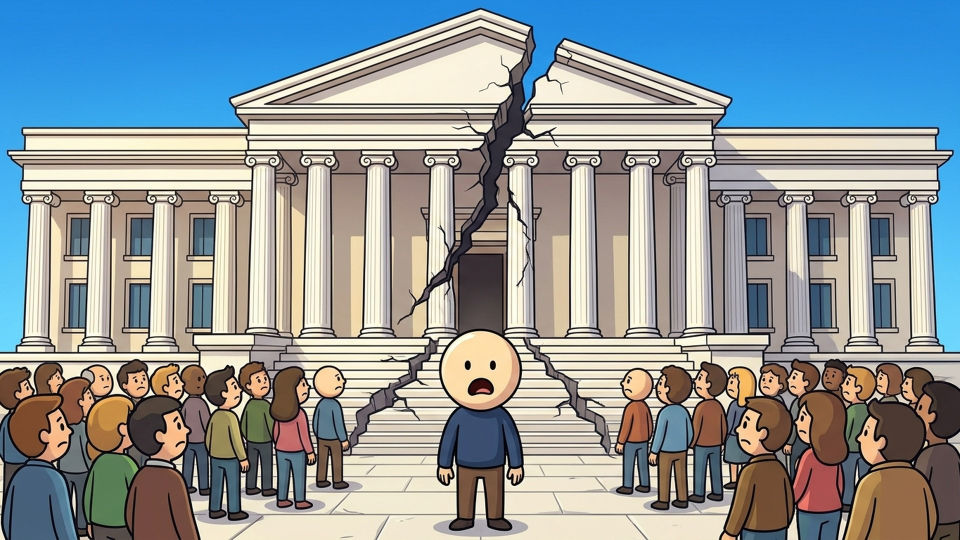
#> input picture mg/yt_bank11/img/01.jpg, 1920 x 1080 px (shown at 1/2 size)
$ python keyout.py ../yt_bank11/img/01.jpg ../yt_bank11/img/02.jpg 100
#> lines starting #> are read from the running program, lines starting #| are printed output that depends on the picture; after the words box and inside, x2 and y2 are one past the last pixel; in counts of white or black regions, pixels touching at a corner belong together
# Stellt Gemini-Objekte auf Magenta-Hintergrund frei -> PNG mit Alpha (quadratisch, zentriert).
# Nutzung: python3 mg/lib/keyout.py quelle.jpg ziel.png [size]
import sys
import numpy as np
from PIL import Image, ImageFilter

src, dst = sys.argv[1], sys.argv[2]
size = int(sys.argv[3]) if len(sys.argv) > 3 else 1024
im = np.asarray(Image.open(src).convert("RGB")).astype(np.float32)
r, g, b = im[..., 0], im[..., 1], im[..., 2]
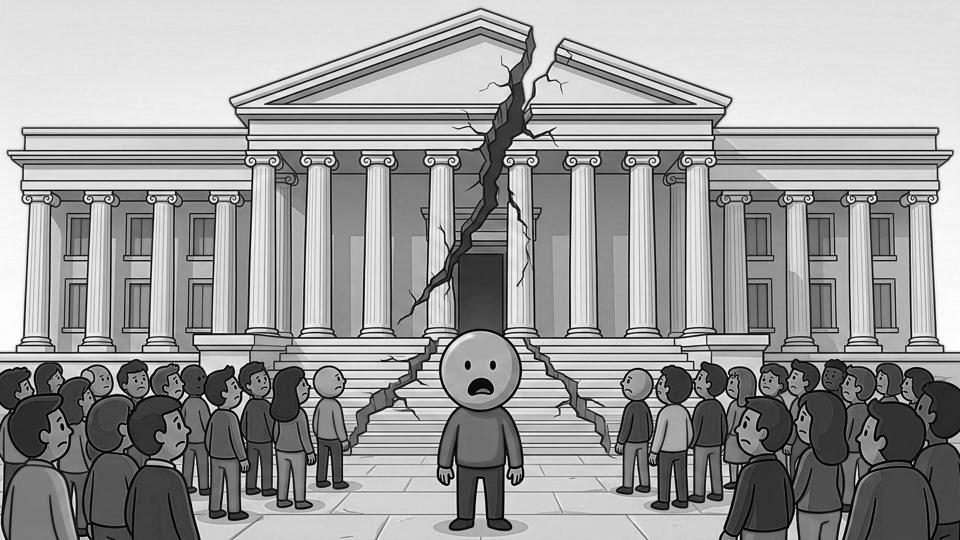
#> b: shape (1080, 1920) float32 (shown at 1/2 size); min 0, max 255, mean 156
# Hintergrundfarbe aus den Ecken schaetzen
c = np.concatenate([im[:20, :20].reshape(-1, 3), im[:20, -20:].reshape(-1, 3), im[-20:, :20].reshape(-1, 3), im[-20:, -20:].reshape(-1, 3)])
#> c = 1600 rows, first 8: [34, 138, 225], [34, 138, 225], [33, 137, 224], [33, 137, 224], [33, 137, 224], [33, 137, 224], [33, 137, 224], [33, 137, 224]
bg = np.median(c, 0)
#> bg = [34, 136, 221]
d = np.sqrt(((im - bg) ** 2).sum(-1))
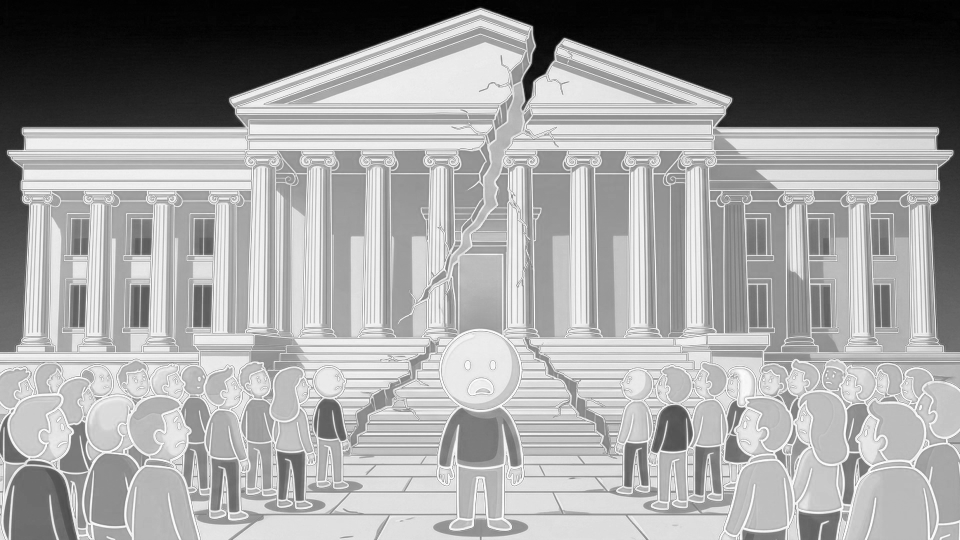
#> d: shape (1080, 1920) float32 (shown at 1/2 size); min 0, max 261.7, mean 163.6; drawn with min black and max white
# "Magenta-Anteil": r und b hoch, g niedrig
mag = np.clip((np.minimum(r, b) - g) / 255.0, 0, 1)
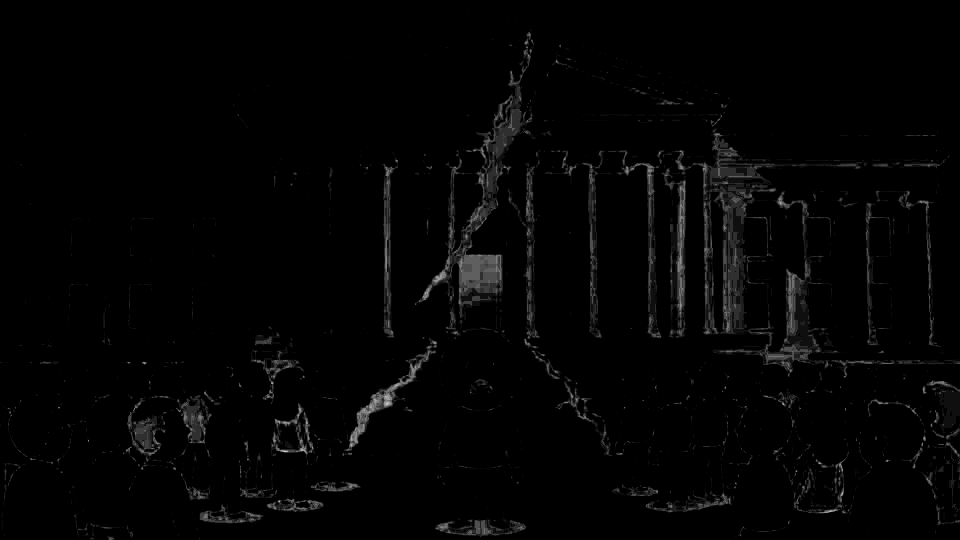
#> mag: shape (1080, 1920) float32 (shown at 1/2 size); min 0, max 0.0627, mean 0.000974; drawn with min black and max white
a = np.clip((d - 60) / 90.0, 0, 1)
a = np.minimum(a, 1 - np.clip((mag - .35) / .35, 0, 1) * (d < 200))
alpha = Image.fromarray((a * 255).astype(np.uint8)).filter(ImageFilter.MinFilter(3)).filter(ImageFilter.GaussianBlur(.8))
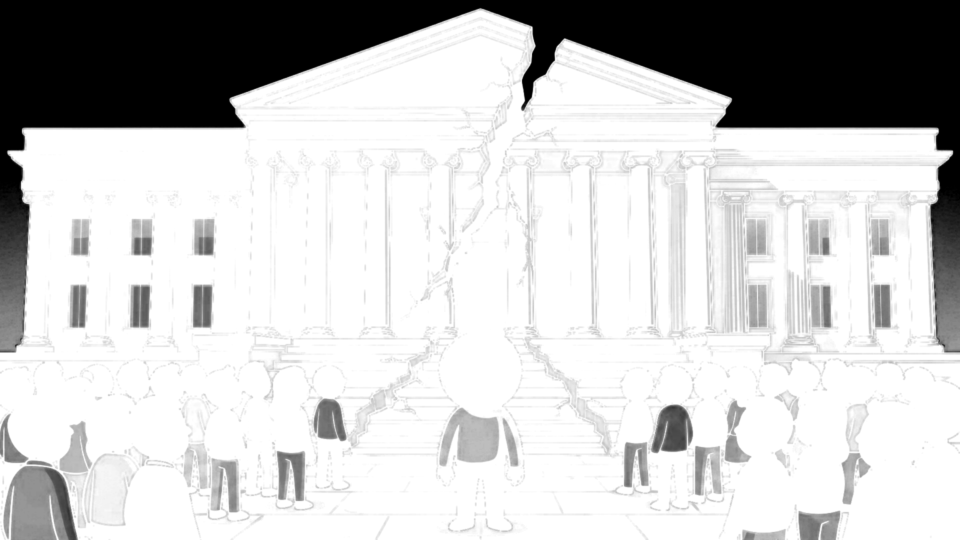
#> alpha: PIL image 1920x1080 L (shown at 1/2 size); min 0, max 255, mean 199.1
# Despill: Magenta-Stich an Kanten entfernen
spill = np.clip(np.minimum(r, b) - g, 0, None)
k = (np.asarray(alpha) < 250)[..., None] * 1.0
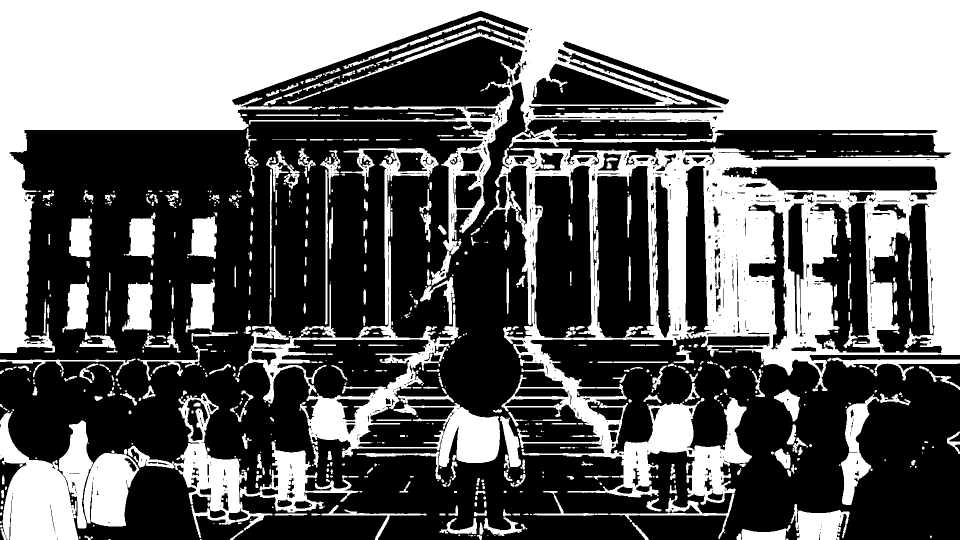
#> k: shape (1080, 1920, 1) float64 (shown at 1/2 size); values 0 (black) and 1 (white), 41% white; 717 white regions (291 under 20 px), largest, box (x1, y1, x2, y2) and area: (0, 0, 1920, 1078) 636592, (488, 296, 1000, 934) 46495, (0, 823, 279, 1080) 40386
im2 = im.copy()
im2[..., 0] = r - spill * .6 * k[..., 0]
im2[..., 2] = b - spill * .6 * k[..., 0]
out = Image.fromarray(np.clip(im2, 0, 255).astype(np.uint8)).convert("RGBA")
out.putalpha(alpha)
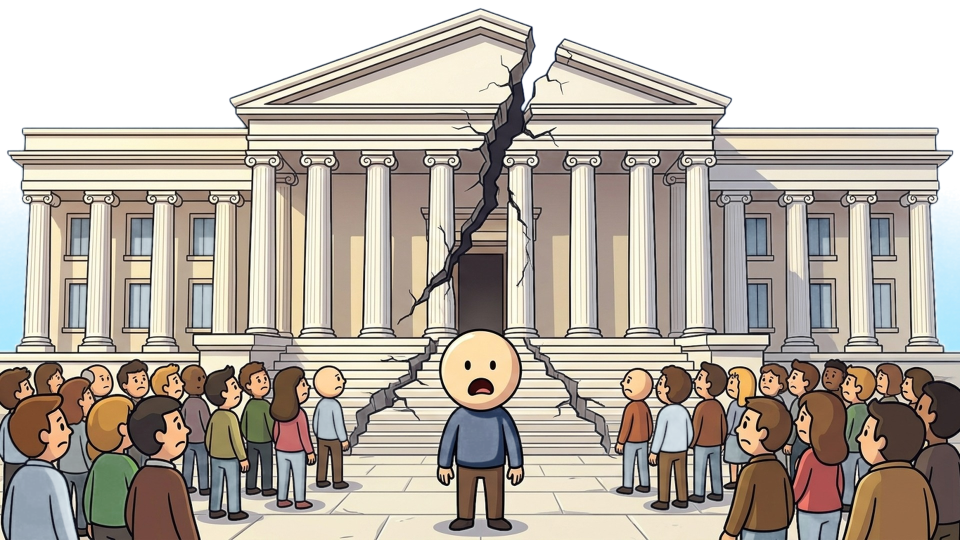
#> out: PIL image 1920x1080 RGBA (shown at 1/2 size); mean R, G, B, A 140, 151.2, 155.9, 199.1; transparent parts drawn white
bb = out.getbbox()
#> bb = (0, 14, 1920, 1080)
out = out.crop(bb)
#> out: PIL image 1920x1066 RGBA
w, h = out.size
#> w = 1920; h = 1066
s = max(w, h)
#> s = 1920
sq = Image.new("RGBA", (int(s * 1.06), int(s * 1.06)), (0, 0, 0, 0))
#> sq: PIL image 2035x2035 RGBA; every value is 0
sq.paste(out, ((sq.width - w) // 2, (sq.height - h) // 2), out)
sq.resize((size, size), Image.LANCZOS).save(dst)
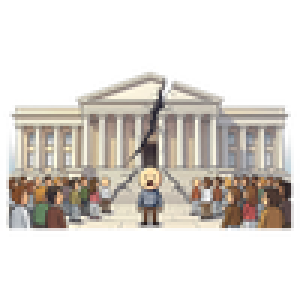
#> saved as 02.jpg: PIL image 100x100 RGBA (shown 3 times larger); mean R, G, B, A 72.2, 67.5, 61.9, 96; transparent parts drawn white
print(dst, bb, "bg", bg.round())
#| ../yt_bank11/img/02.jpg (0, 14, 1920, 1080) bg [ 34. 136. 221.]

$ run again, on mg/yt_bank11/img/03.jpg
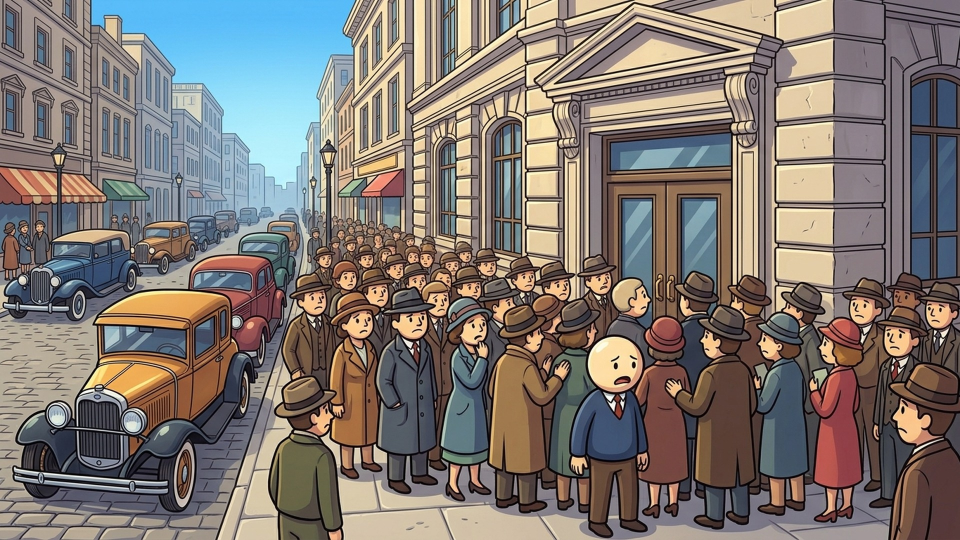
#> input picture mg/yt_bank11/img/03.jpg, 1920 x 1080 px (shown at 1/2 size)
#> c = 1600 rows, first 8: [151, 140, 138], [149, 138, 136], [160, 150, 148], [163, 153, 151], [116, 106, 104], [53, 43, 41], [47, 37, 35], [117, 107, 105]
#> bg = [121, 111, 122]
#> `k = (np.asarray(alpha) < 250)[..., None] * 1.0`:
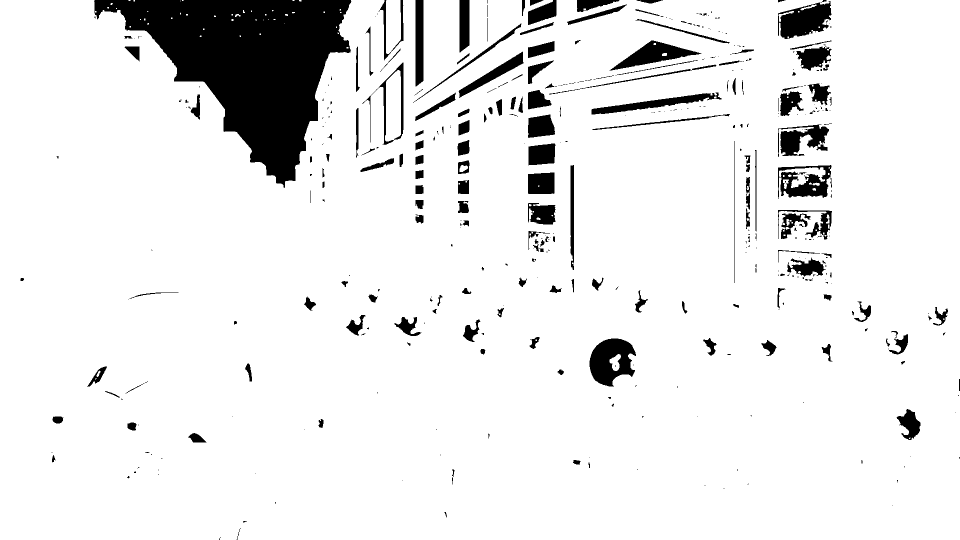
#> k: shape (1080, 1920, 1) float64 (shown at 1/2 size); values 0 (black) and 1 (white), 91.2% white; 430 black regions (247 under 20 px), largest, box (x1, y1, x2, y2) and area: (188, 0, 703, 376) 90764, (1179, 677, 1272, 773) 5820, (1556, 2, 1663, 78) 5145
#> bb = (0, 0, 1920, 1080)
#> `sq.resize((size, size), Image.LANCZOS).save(dst)`:
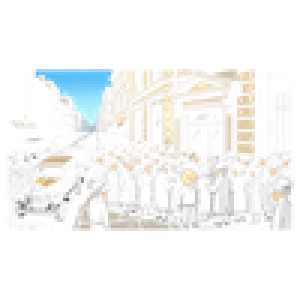
#> saved as 03.jpg: PIL image 100x100 RGBA (shown 3 times larger); mean R, G, B, A 43.1, 41.2, 36.4, 23.2; transparent parts drawn white
#| ../yt_bank11/img/03.jpg (0, 0, 1920, 1080) bg [121. 111. 122.]

$ run again, on mg/yt_bank11/img/04.jpg
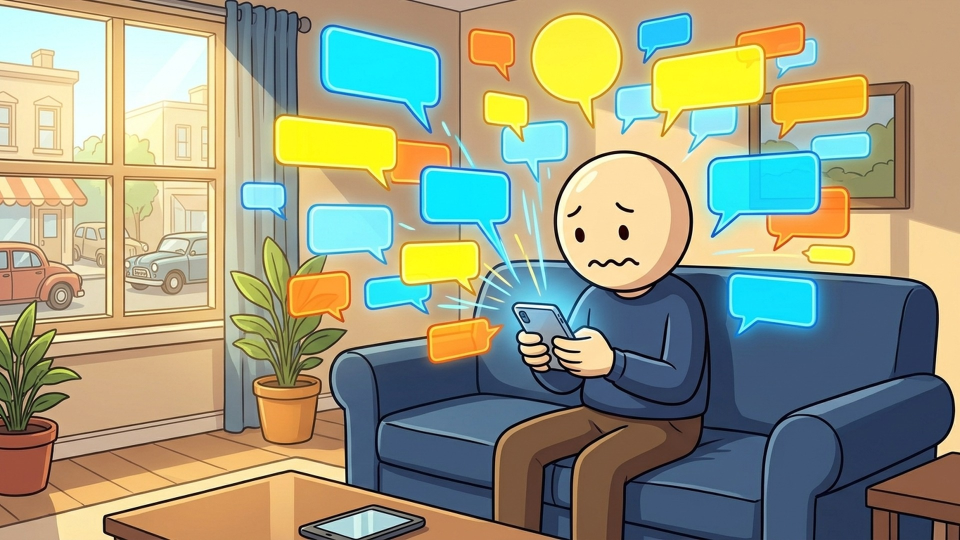
#> input picture mg/yt_bank11/img/04.jpg, 1920 x 1080 px (shown at 1/2 size)
#> c = 1600 rows, first 8: [248, 213, 159], [251, 216, 162], [248, 215, 161], [243, 210, 156], [237, 204, 150], [230, 197, 143], [215, 182, 128], [202, 169, 115]
#> bg = [196, 162, 125]
#> `k = (np.asarray(alpha) < 250)[..., None] * 1.0`:
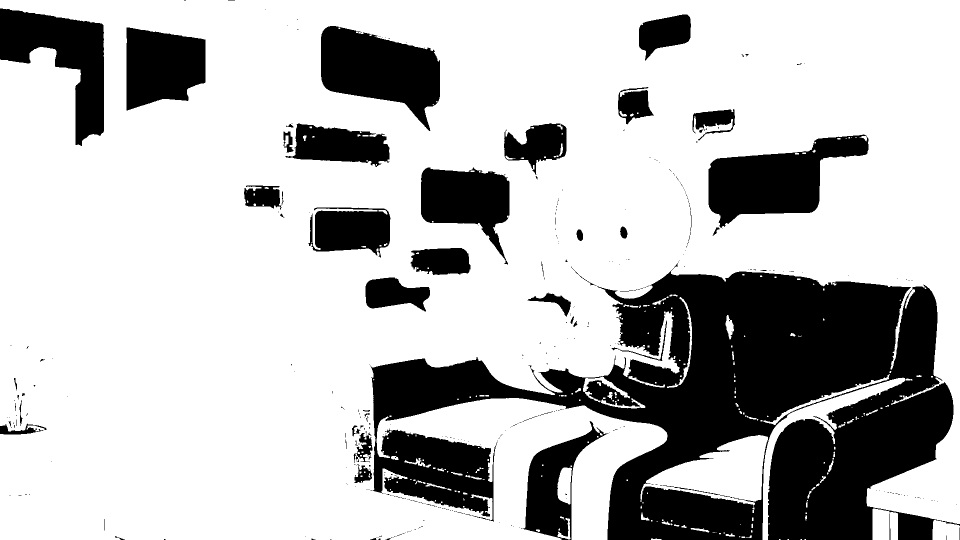
#> k: shape (1080, 1920, 1) float64 (shown at 1/2 size); values 0 (black) and 1 (white), 73.9% white; 369 black regions (315 under 20 px), largest, box (x1, y1, x2, y2) and area: (741, 526, 1920, 1080) 334665, (1417, 269, 1737, 457) 30438, (642, 52, 880, 262) 29709
#> bb = (0, 0, 1920, 1080)
#> `sq.resize((size, size), Image.LANCZOS).save(dst)`:
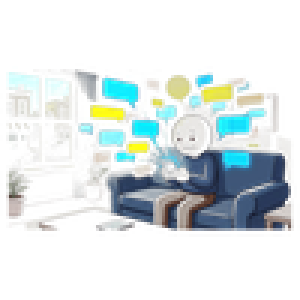
#> saved as 04.jpg: PIL image 100x100 RGBA (shown 3 times larger); mean R, G, B, A 34.6, 42.8, 39.4, 48.8; transparent parts drawn white
#| ../yt_bank11/img/04.jpg (0, 0, 1920, 1080) bg [196. 162. 125.]

$ run again, on mg/yt_bank11/img/05.jpg
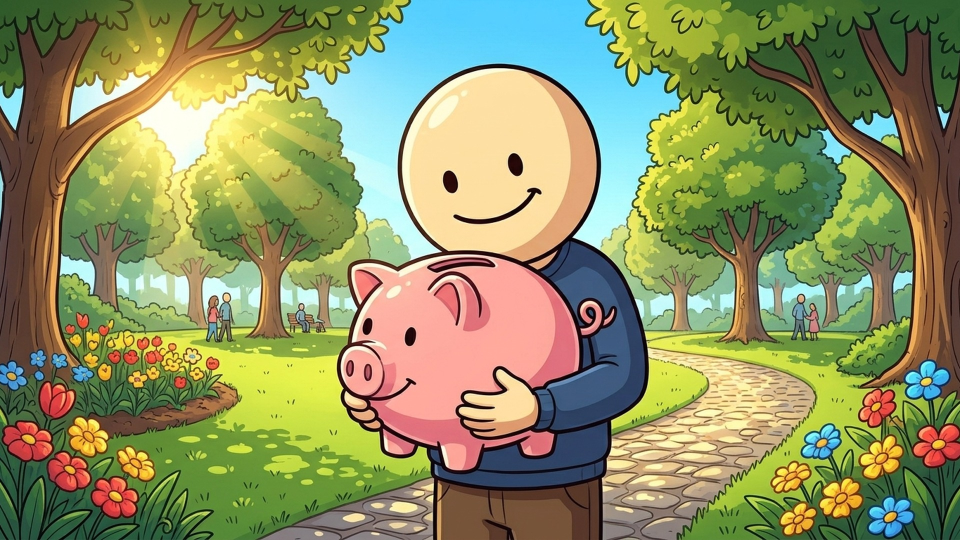
#> input picture mg/yt_bank11/img/05.jpg, 1920 x 1080 px (shown at 1/2 size)
#> c = 1600 rows, first 8: [46, 90, 41], [46, 90, 41], [45, 89, 40], [44, 88, 39], [45, 89, 40], [46, 90, 41], [48, 90, 42], [48, 90, 42]
#> bg = [44, 88, 45]
#> k: shape (1080, 1920, 1) float64; values 0 (black) and 1 (white), 62.8% white; 479 black regions (127 under 20 px), largest, box (x1, y1, x2, y2) and area: (599, 0, 1358, 658) 150221, (807, 138, 1190, 520) 108453, (705, 512, 1156, 938) 106691
#> bb = (0, 0, 1920, 1080)
#> `sq.resize((size, size), Image.LANCZOS).save(dst)`:
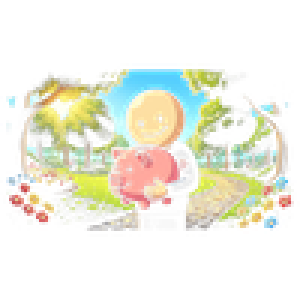
#> saved as 05.jpg: PIL image 100x100 RGBA (shown 3 times larger); mean R, G, B, A 69.1, 68.8, 47.9, 59.3; transparent parts drawn white
#| ../yt_bank11/img/05.jpg (0, 0, 1920, 1080) bg [44. 88. 45.]
